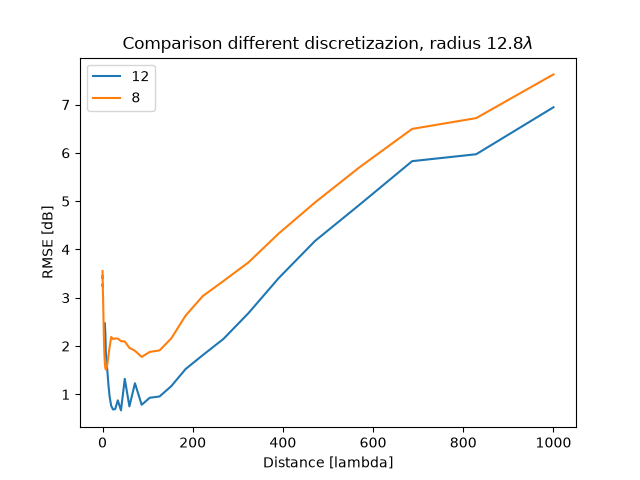

This chart was generated by the following Python code:
import pandas as pd
import matplotlib.pyplot as plt

df0 = pd.read_csv("./12/LONG_LONG_RESULTS_12_12.8.csv")
df1 = pd.read_csv("./8/LONG_LONG_RESULTS_8_12.8.csv")

df = pd.DataFrame()
df["12"] = df0["RMSE"]
df["8"] = df1["RMSE"]
df.index = df0["distance_in_lamda"]

plt.plot(df)
plt.title(r"Comparison different discretizazion, radius 12.8$\lambda$")
plt.xlabel("Distance [lambda]")
plt.ylabel("RMSE [dB]")
plt.legend(df.columns)
plt.show()
